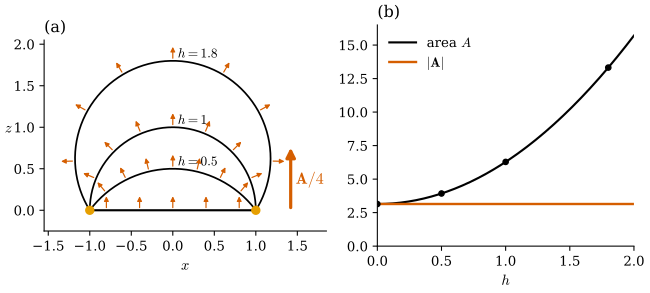

Recreate this plot in Python.
"""Figure 38.3.3: surfaces with the same boundary have the same vector area.

Spherical caps spanning the unit circle {x^2 + y^2 = 1, z = 0}, with apex height h in {0 (flat disk), 0.5, 1
(hemisphere), 1.8}: the sphere through the circle with apex (0, 0, h) has radius R_h = (1 + h^2) / (2h) and center
(0, 0, h - R_h). All caps are oriented by the upward normal at the apex, so their boundaries are the same counterclockwise
circle. Area A(h) = 2 pi R_h h = pi (1 + h^2) (Archimedes), vector area = (0, 0, pi) for every h.
(a) the sections in the xz-plane with unit normals; (b) area and |vector area| against h.

Run: PYTHONPATH=tools python3 chapters/38-surfaces-smooth-discrete/figures/fig-38-3-3-vector-area-caps.py
"""
import sys
from pathlib import Path

import numpy as np

sys.path.insert(0, str(Path(__file__).resolve().parents[1] / "lib"))
import dgfig  # noqa: E402
dgfig.setup()
import matplotlib.pyplot as plt  # noqa: E402

C = dgfig.COLORS
HS = [0.5, 1.0, 1.8]


def cap(h):
    """(x(th, ph), th_max): the cap parametrized by the polar angle th from the apex, outward (upward) normal."""
    Rh = (1 + h * h) / (2 * h)
    c = h - Rh
    thmax = np.arccos(-c / Rh)

    def x(th, ph):
        return np.array([Rh * np.sin(th) * np.cos(ph), Rh * np.sin(th) * np.sin(ph), c + Rh * np.cos(th) + 0 * ph])
    return x, thmax


def patch_integrals(x, a, b, n=600, hh=1e-6):
    th = (np.arange(n) + 0.5) * (b - a) / n + a
    ph = (np.arange(n) + 0.5) * 2 * np.pi / n
    T, P = np.meshgrid(th, ph, indexing="ij")
    xu = (x(T + hh, P) - x(T - hh, P)) / (2 * hh)
    xv = (x(T, P + hh) - x(T, P - hh)) / (2 * hh)
    cr = np.cross(xu, xv, axis=0)
    w = (b - a) / n * 2 * np.pi / n
    return cr.sum(axis=(1, 2)) * w, np.linalg.norm(cr, axis=0).sum() * w


# self-checks: boundary is the unit circle, upward at the apex, area pi (1 + h^2), vector area (0, 0, pi)
for h in HS:
    x, tm = cap(h)
    assert np.allclose(x(tm, np.linspace(0, 6, 7)), np.array([np.cos(np.linspace(0, 6, 7)), np.sin(np.linspace(0, 6, 7)),
                                                               np.zeros(7)]), atol=1e-12)
    VA, A = patch_integrals(x, 0, tm)
    assert abs(A - np.pi * (1 + h * h)) < 1e-4 * A
    assert np.allclose(VA, [0, 0, np.pi], atol=2e-4)

fig, (ax, ax2) = plt.subplots(1, 2, figsize=(7.0, 3.3), gridspec_kw=dict(width_ratios=[1.1, 1]))
ax.plot([-1, 1], [0, 0], color=C["main"], lw=1.6)
for k in np.linspace(-0.8, 0.8, 5):
    ax.annotate("", xy=(k, 0.2), xytext=(k, 0), arrowprops=dict(arrowstyle="-|>", color=C["normal"], lw=0.9,
                                                                  mutation_scale=7))
for h in HS:
    x, tm = cap(h)
    th = np.linspace(-tm, tm, 300)
    p = x(th, 0 * th)
    ax.plot(p[0], p[2], color=C["main"], lw=1.3)
    for t0 in np.linspace(-tm, tm, 9)[1:-1]:
        q = x(t0, 0.0)
        n = q - np.array([0, 0, h - (1 + h * h) / (2 * h)])
        n = 0.2 * n / np.linalg.norm(n)
        ax.annotate("", xy=(q[0] + n[0], q[2] + n[2]), xytext=(q[0], q[2]),
                    arrowprops=dict(arrowstyle="-|>", color=C["normal"], lw=0.9, mutation_scale=7))
    ax.text(0.06, h + 0.04, rf"$h = {h:g}$", fontsize=10)
ax.plot([-1, 1], [0, 0], "o", color=C["accent"], ms=6, zorder=5)
ax.annotate("", xy=(1.42, np.pi / 4), xytext=(1.42, 0.0),
            arrowprops=dict(arrowstyle="-|>", color=C["normal"], lw=2.4, mutation_scale=14))
ax.text(1.48, 0.32, r"$\mathbf{A}/4$", fontsize=12, color=C["normal"])
ax.set_aspect("equal")
ax.set_xlim(-1.55, 1.85)
ax.set_ylim(-0.25, 2.05)
ax.set_xlabel(r"$x$")
ax.set_ylabel(r"$z$", rotation=0)
for s in ("top", "right"):
    ax.spines[s].set_visible(False)
ax.set_title("(a)", loc="left", fontsize=12)

hh = np.linspace(0, 2, 200)
ax2.plot(hh, np.pi * (1 + hh ** 2), color=C["main"], lw=1.6, label=r"area $A$")
ax2.plot(hh, np.pi + 0 * hh, color=C["normal"], lw=1.8, label=r"$|\mathbf{A}|$")
for h in [0.0] + HS:
    ax2.plot([h], [np.pi * (1 + h * h)], "o", color=C["main"], ms=4)
ax2.set_xlabel(r"$h$")
ax2.set_xlim(0, 2)
ax2.set_ylim(0, 16.5)
ax2.legend(frameon=False, loc="upper left")
for s in ("top", "right"):
    ax2.spines[s].set_visible(False)
ax2.set_title("(b)", loc="left", fontsize=12)
fig.tight_layout(w_pad=1.5)
dgfig.save(fig, __file__)
